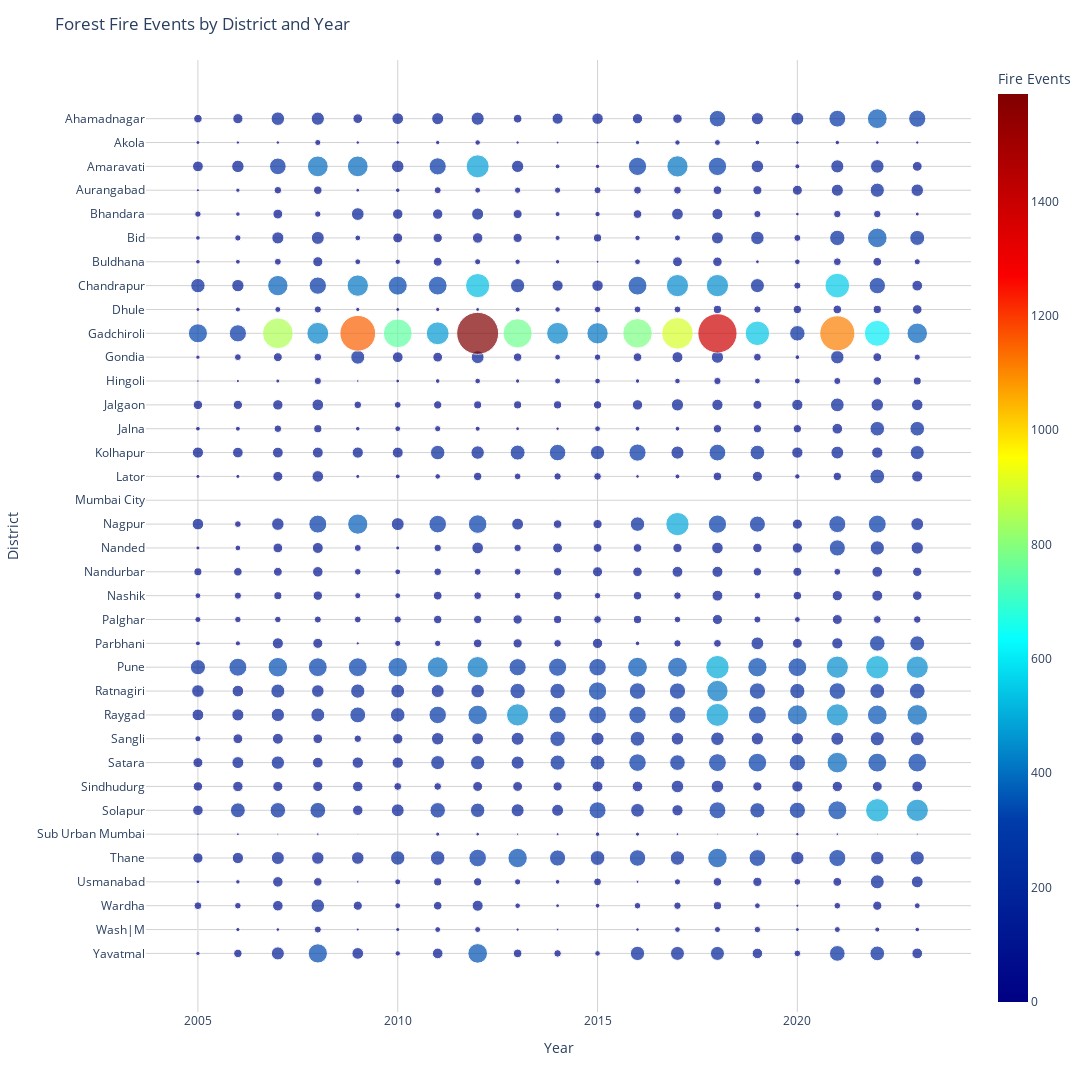

Notebook cell for this chart:
### Code cell
import pandas as pd
import plotly.express as px

# Load your CSV data
file_path = "D:/IIT_BOMBAY/October/MHA_DISTRICT_WISE/CSV/fire event monthly.csv"
df = pd.read_csv(file_path)

# Assuming the CSV has 'District' and yearly data like '2005', '2010', etc.
df = df.melt(id_vars=['District'], var_name='Year', value_name='FireEvents')  # Reshape the data
df['Year'] = df['Year'].astype(int)  # Convert Year to int for plotting

# Sort the dataframe by 'District' for visual clarity
df = df.sort_values("District", ascending=False)

# Plot using plotly.express with two legends: size and color
fig = px.scatter(
    df, y='District', x='Year', color='FireEvents', size='FireEvents', size_max=200,
    color_continuous_scale=px.colors.sequential.Jet, 
    labels={"FireEvents": "Fire Events"}
)

# Customize layout
fig.update_layout(
    paper_bgcolor="white",
    plot_bgcolor="white",
    height=1300, width=1200,
    title="Forest Fire Events by District and Year"
)

# Add gridlines for better readability
fig.update_yaxes(showgrid=True, gridwidth=1, gridcolor='LightGray')
fig.update_xaxes(showgrid=True, gridwidth=1, gridcolor='LightGray')

# Customize colorbar
fig.update_coloraxes(colorbar=dict(title='Fire Events'))

# Update marker sizing for better visualization
fig.update_traces(marker=dict(sizeref=1.8))  # Adjust 'sizeref' based on your data

# Remove legend (optional based on your needs)
fig.update_layout(showlegend=True)

# Show the plot
fig.show()

### Figure 1 — Plotly figure (JSON) as saved in the notebook; plotly's stock layout.template omitted (floating-point values rounded to 4 significant figures; data arrays with more than 128 entries replaced by an {"elided": "..."} marker saying what was removed)
{"data": [{"hovertemplate": "Year=%{x}<br>District=%{y}<br>Fire Events=%{marker.color}<extra></extra>", "legendgroup": "", "marker": {"color": {"elided": "684 int values"}, "coloraxis": "coloraxis", "size": {"elided": "684 int values"}, "sizemode": "area", "sizeref": 1.8, "symbol": "circle"}, "mode": "markers", "name": "", "orientation": "h", "showlegend": false, "type": "scatter", "x": {"elided": "684 int values"}, "xaxis": "x", "y": {"elided": "684 str values"}, "yaxis": "y"}], "layout": {"coloraxis": {"colorbar": {"title": {"text": "Fire Events"}}, "colorscale": [[0, "rgb(0,0,131)"], [0.2, "rgb(0,60,170)"], [0.4, "rgb(5,255,255)"], [0.6, "rgb(255,255,0)"], [0.8, "rgb(250,0,0)"], [1, "rgb(128,0,0)"]]}, "height": 1300, "legend": {"itemsizing": "constant", "tracegroupgap": 0}, "margin": {"t": 60}, "paper_bgcolor": "white", "plot_bgcolor": "white", "showlegend": true, "title": {"text": "Forest Fire Events by District and Year"}, "width": 1200, "xaxis": {"anchor": "y", "domain": [0, 1], "gridcolor": "LightGray", "gridwidth": 1, "showgrid": true, "title": {"text": "Year"}}, "yaxis": {"anchor": "x", "domain": [0, 1], "gridcolor": "LightGray", "gridwidth": 1, "showgrid": true, "title": {"text": "District"}}}}
